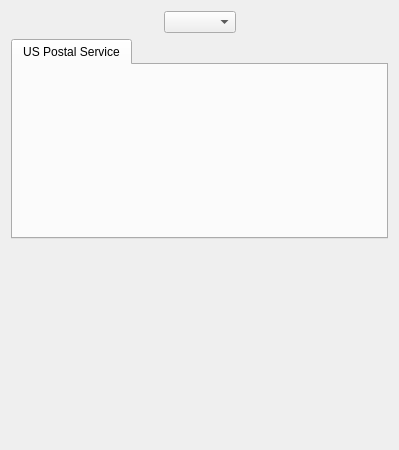
<?xml version="1.0" encoding="UTF-8"?>
<ui version="4.0">
 <class>configureAV</class>
 <widget class="QWidget" name="configureAV">
  <property name="geometry">
   <rect>
    <x>0</x>
    <y>0</y>
    <width>399</width>
    <height>450</height>
   </rect>
  </property>
  <property name="windowTitle">
   <string>Configure Address Validation Services</string>
  </property>
  <layout class="QGridLayout" name="gridLayout_2">
   <item row="2" column="1">
    <spacer name="verticalSpacer">
     <property name="orientation">
      <enum>Qt::Vertical</enum>
     </property>
     <property name="sizeHint" stdset="0">
      <size>
       <width>20</width>
       <height>40</height>
      </size>
     </property>
    </spacer>
   </item>
   <item row="1" column="0" colspan="3">
    <widget class="QTabWidget" name="_avTabWidget">
     <property name="currentIndex">
      <number>0</number>
     </property>
     <widget class="QWidget" name="_uspsTab">
      <attribute name="title">
       <string>US Postal Service</string>
      </attribute>
      <layout class="QFormLayout" name="formLayout_4"/>
     </widget>
    </widget>
   </item>
   <item row="0" column="2">
    <spacer name="horizontalSpacer_2">
     <property name="orientation">
      <enum>Qt::Horizontal</enum>
     </property>
     <property name="sizeHint" stdset="0">
      <size>
       <width>40</width>
       <height>20</height>
      </size>
     </property>
    </spacer>
   </item>
   <item row="0" column="0">
    <spacer name="horizontalSpacer">
     <property name="orientation">
      <enum>Qt::Horizontal</enum>
     </property>
     <property name="sizeHint" stdset="0">
      <size>
       <width>40</width>
       <height>20</height>
      </size>
     </property>
    </spacer>
   </item>
   <item row="0" column="1">
    <widget class="XComboBox" name="_avSelector">
     <property name="allowNull">
      <bool>true</bool>
     </property>
     <property name="nullStr">
      <string>[ Choose and configure a service ]</string>
     </property>
    </widget>
   </item>
  </layout>
 </widget>
 <customwidgets>
  <customwidget>
   <class>XComboBox</class>
   <extends>QComboBox</extends>
   <header>xcombobox.h</header>
  </customwidget>
 </customwidgets>
 <resources/>
 <connections/>
</ui>
